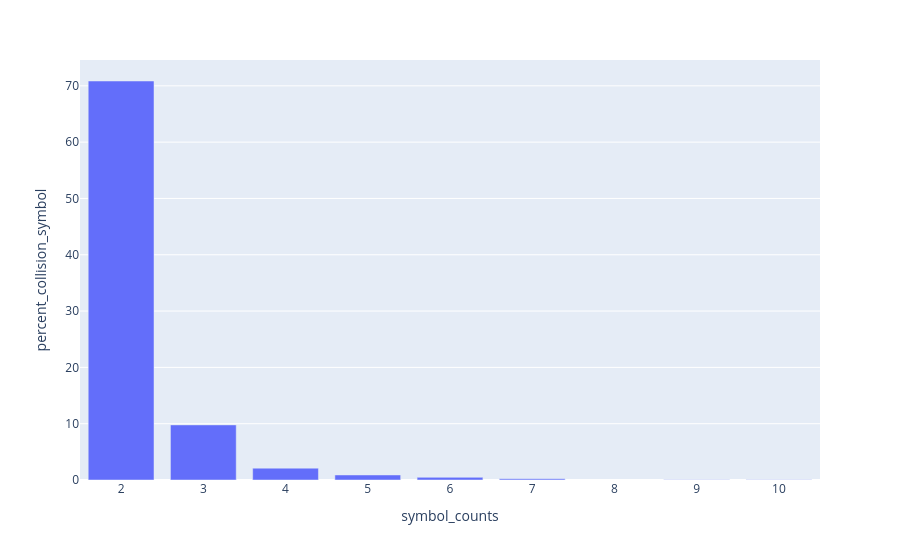

Source (notebook cell):
### Code cell
create_ambiguous_symbol_histogram(hgnc_ambiguous_symbol_counts, "HGNC", hgnc_ambiguous_symbol_set_count)

### Figure 1 — Plotly figure (JSON) as saved in the notebook; plotly's stock layout.template omitted (floating-point values rounded to 4 significant figures)
{"data": [{"alignmentgroup": "True", "hovertemplate": "symbol_counts=%{x}<br>percent_collision_symbol=%{y}<extra></extra>", "legendgroup": "", "marker": {"color": "#636efa", "pattern": {"shape": ""}}, "name": "", "offsetgroup": "", "orientation": "v", "showlegend": false, "textposition": "auto", "type": "bar", "x": [2, 3, 4, 5, 6, 7, 9, 10], "xaxis": "x", "y": [70.86, 9.784, 2.104, 0.8943, 0.4734, 0.2104, 0.0526, 0.0526], "yaxis": "y"}], "layout": {"barmode": "relative", "legend": {"tracegroupgap": 0}, "margin": {"t": 60}, "xaxis": {"anchor": "y", "domain": [0, 1], "title": {"text": "symbol_counts"}}, "yaxis": {"anchor": "x", "domain": [0, 1], "title": {"text": "percent_collision_symbol"}}}}
